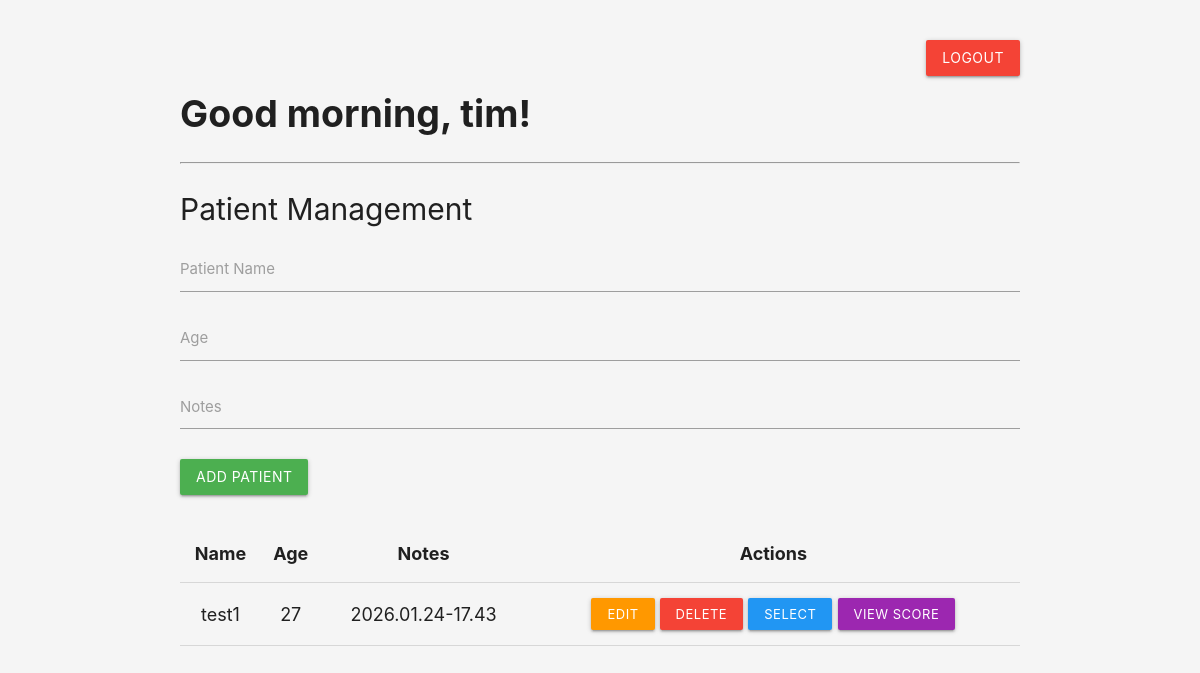
The page /dashboard (signed in) on the database its author committed.
### app.py (models this page shows)
class User(db.Model):
    id = db.Column(db.Integer, primary_key=True)
    username = db.Column(db.String(50), unique=True, nullable=False)
    password_hash = db.Column(db.String(255), nullable=False)
    patients = db.relationship('Patient', backref='user', lazy=True)

class Patient(db.Model):
    id = db.Column(db.Integer, primary_key=True)
    name = db.Column(db.String(100), nullable=False)
    age = db.Column(db.Integer, nullable=True)
    notes = db.Column(db.Text, nullable=True)
    user_id = db.Column(db.Integer, db.ForeignKey('user.id'), nullable=False)
    scores = db.relationship('Score', backref='patient', lazy=True)

### app.py (the view)
@app.route("/dashboard")
def dashboard():
    if "user_id" not in session:
        return redirect(url_for("login"))
    user = User.query.get(session["user_id"])
    patients = Patient.query.filter_by(user_id=user.id).all() if user else []
    import datetime
    now = datetime.datetime.now()
    username = user.username if user else ""
    return render_template("dashboard.html", patients=patients, now=now, username=username)

### templates/dashboard.html (shortened to what this page needs)
<!DOCTYPE html>
<html lang="en">
<head>
    <link rel="stylesheet" href="https://cdnjs.cloudflare.com/ajax/libs/materialize/1.0.0/css/materialize.min.css">
</head>
<body>
<div class="container">
    <div style="text-align:right; margin-bottom:10px;">
        <a href="/logout" class="btn red">Logout</a>
    </div>
    {% set hour = now.hour %}
    {% if hour < 12 %}
        {% set greeting = 'Good morning' %}
    {% elif hour < 18 %}
        {% set greeting = 'Good afternoon' %}
    {% else %}
        {% set greeting = 'Good evening' %}
    {% endif %}
    <div class="greeting-message" style="font-size:2.5rem; font-weight:bold; margin-bottom:20px;">{{ greeting }}, {{ username }}!</div>
    <hr>
    <h3 class="section-title">Patient Management</h3>
    <form method="POST" action="/add_patient">
        <div class="input-field">
            <input type="text" name="name" required>
            <label>Patient Name</label>
        </div>
        <div class="input-field">
            <input type="number" name="age">
            <label>Age</label>
        </div>
        <div class="input-field">
            <textarea name="notes" class="materialize-textarea"></textarea>
            <label>Notes</label>
        </div>
        <button class="btn green" type="submit">Add Patient</button>
    </form>
    <table class="patient-table highlight centered" style="margin-top:30px;">
        <thead>
            <tr>
                <th>Name</th>
                <th>Age</th>
                <th>Notes</th>
                <th>Actions</th>
            </tr>
        </thead>
        <tbody>
            {% for patient in patients %}
            <tr>
                <td>{{ patient.name }}</td>
                <td>{{ patient.age }}</td>
                <td>{{ patient.notes }}</td>
                <td>
                    <a href="/edit_patient/{{ patient.id }}" class="btn-small orange">Edit</a>
                    <a href="/delete_patient/{{ patient.id }}" class="btn-small red" onclick="return confirm('Delete this patient?');">Delete</a>
                    <a href="/select_patient/{{ patient.id }}" class="btn-small blue">Select</a>
                    <a href="/view_patient_scores/{{ patient.id }}" class="btn-small purple">View Score</a>
                </td>
            </tr>
            {% endfor %}
        </tbody>
    </table>
</div>
</body>
</html>

### templates/dashboard.html (style rules this page uses)
body { background: #f5f5f5; }
.container { margin-top: 40px; }
.section-title { font-size: 2rem; margin-bottom: 20px; }
.patient-table th, .patient-table td { font-size: 1.2rem; }

### rows shown on the page
User: username "tim"
Patient: name "test1", age "27", notes "2026.01.24-17.43"

### other values the page prints
{{ greeting }} "Good morning"
